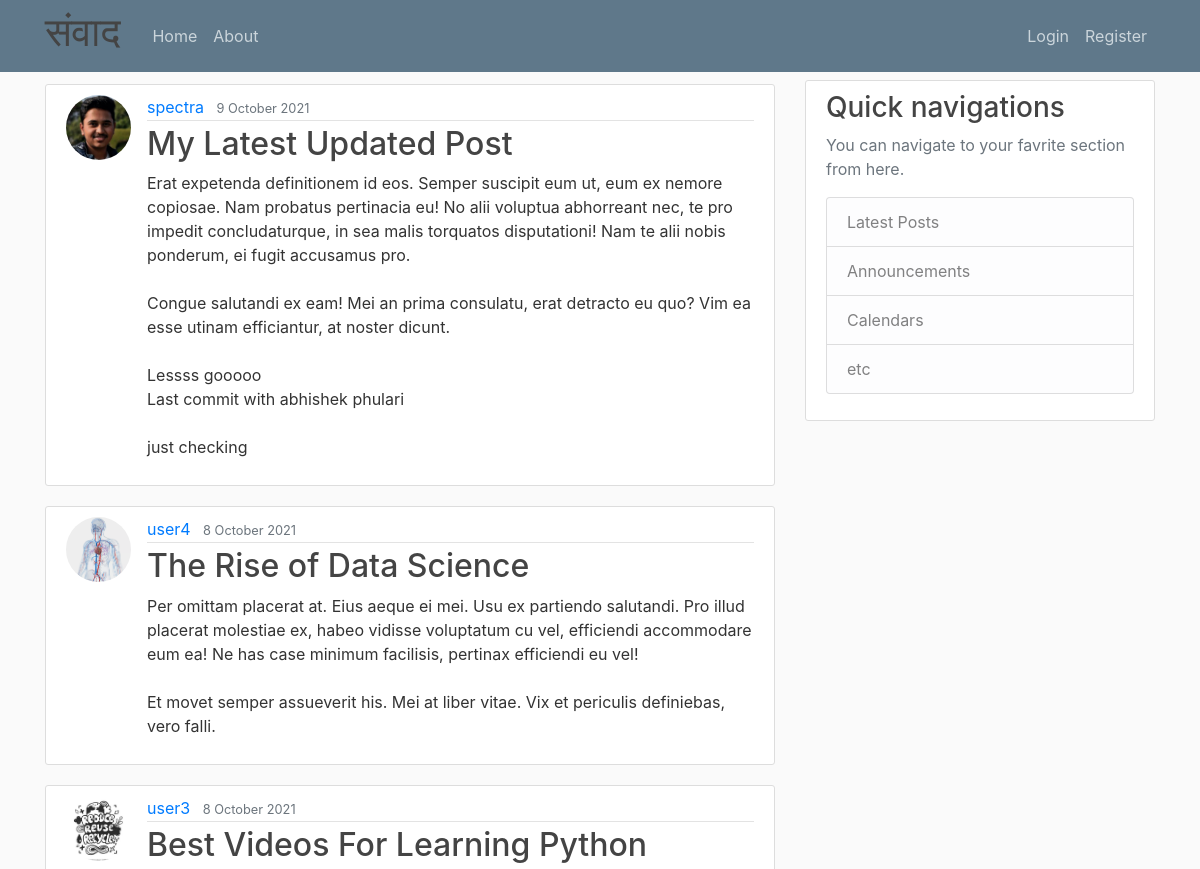
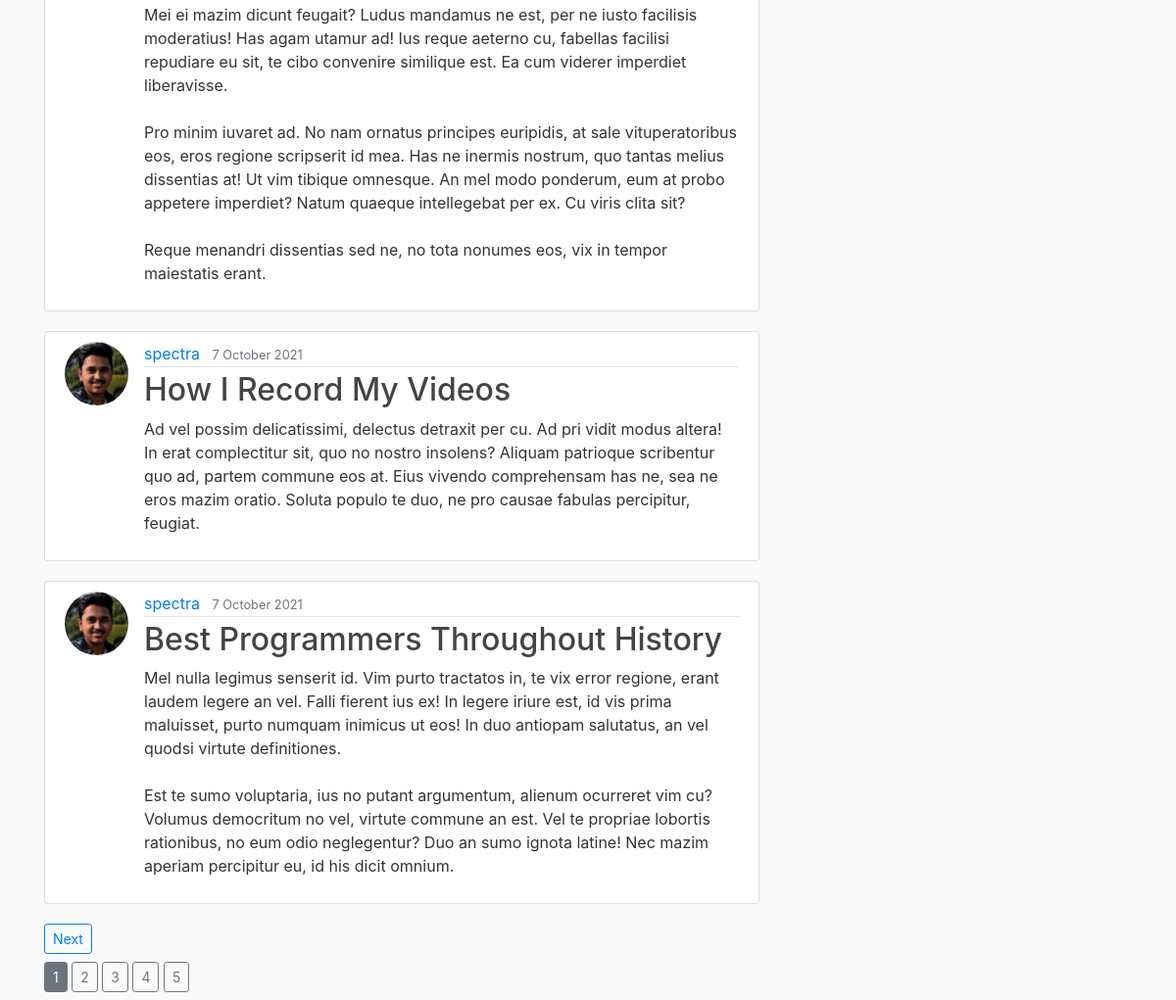
The page / on the database its author committed (2 pictures, top to bottom).
### blog/models.py (models this page shows, shortened)
class Post(models.Model):
    title = models.CharField(max_length=100)
    content = models.TextField()
    date_posted = models.DateTimeField(default=timezone.now)
    author = models.ForeignKey(User, on_delete=models.CASCADE)

### users/models.py (models this page shows, shortened)
class Profile(models.Model):
    user = models.OneToOneField(User, on_delete=models.CASCADE)
    image = models.ImageField(default='default.jpg', upload_to='profile_pics')

### blog/views.py (the view)
# urls.py: path('', PostListView.as_view(), name='blog-home'),
class PostListView(ListView):
    model = Post
    template_name = "blog/home.html"
    context_object_name= 'posts'
    ordering = ['-date_posted']
    paginate_by = 5

### blog/templates/blog/home.html (shortened to what this page needs)
 {% extends "blog/base.html" %}
{% block content %}
    {% for post in posts %}
<article class="media content-section mt-1">
    <img class="rounded-circle article-img" src="{{ post.author.profile.image.url }}">
  <div class="media-body">
    <div class="article-metadata">
      <a class="mr-2" href="{% url 'user-posts' post.author.username %}">{{ post.author }}</a>
      <small class="text-muted">{{ post.date_posted|date:"j F Y" }}</small>
    </div>
    <h2><a class="article-title" href="{% url 'post-detail' post.id %}">{{ post.title }}</a></h2>
    <p class="article-content">{{ post.content }}</p>
  </div>
</article>
    {% endfor %}
{% if is_paginated %}
    <div>
    {% if page_obj.has_next %}
    <a class="btn btn-outline-primary btn-sm mb-2" href="?page={{ page_obj.next_page_number}}">Next</a>
    {% endif %}
    </div>
    {% for num in page_obj.paginator.page_range %}
        {% if num == page_obj.number %}
        <a class="btn btn-secondary btn-sm mb-2" href="?page={{num}}">{{num}}</a>
        {% else %}
        <a class="btn btn-outline-secondary btn-sm mb-2" href="?page={{num}}">{{num}}</a>
        {% endif %}
    {% endfor %}
{% endif %}
{% endblock content %}

### blog/templates/blog/base.html (shortened to what this page needs)
{% load static %}
<!DOCTYPE html>
<html>
<head>
    <link rel="stylesheet" href="https://maxcdn.bootstrapcdn.com/bootstrap/4.0.0/css/bootstrap.min.css">
    <link rel="stylesheet" type="text/css" href="{% static 'blog/main.css' %}">
</head>
<body>
<header class="site-header">
  <nav class="navbar navbar-expand-md navbar-dark bg-steel fixed-top">
    <div class="container">
      <a class="mr-4" href="{% url 'blog-home' %}"><h1>संवाद</h1></a>
      <div class="collapse navbar-collapse" id="navbarToggle">
        <div class="navbar-nav mr-auto">
          <a class="nav-item nav-link" href="{% url 'blog-home' %}">Home</a>
          <a class="nav-item nav-link" href="{% url 'blog-about' %}">About</a>
        </div>
        <div class="navbar-nav">
            {% if user.is_authenticated %}
            <a class="btn btn-info " href="{% url 'post-new' %}">New Post</a>
            <a class="nav-item nav-link" href="{% url 'profile' %}">Profile</a>
            <a class="nav-item nav-link" href="{% url 'logout' %}">Logout</a>
            {% else %}
          <a class="nav-item nav-link" href="{% url 'login' %}">Login</a>
          <a class="nav-item nav-link" href="{% url 'register' %}">Register</a>
            {% endif %}
        </div>
      </div>
    </div>
  </nav>
</header>
<main role="main" class="container">
  <div class="row">
    <div class="col-md-8">
      {% block content %}{% endblock %}
    </div>
    <div class="col-md-4">
      <div class="content-section">
        <h3>Quick navigations</h3>
        <p class='text-muted'>You can navigate to your favrite section from here.
          <ul class="list-group">
            <li class="list-group-item list-group-item-light">Latest Posts</li>
            <li class="list-group-item list-group-item-light">Announcements</li>
            <li class="list-group-item list-group-item-light">Calendars</li>
            <li class="list-group-item list-group-item-light">etc</li>
          </ul>
        </p>
      </div>
    </div>
  </div>
</main>
</body>
</html>

### blog/static/blog/main.css (style rules this page uses)
body { background: #fafafa; color: #333333; margin-top: 5rem; }
h1, h2, h3, h4, h5, h6 { color: #444444; }
ul { margin: 0; }
.bg-steel { background-color: #5f788a; }
.site-header .navbar-nav .nav-link { color: #cbd5db; }
.content-section { background: #ffffff; padding: 10px 20px; border: 1px solid #dddddd; border-radius: 3px; margin-bottom: 20px; }
.article-title { color: #444444; }
.article-content { white-space: pre-line; }
.article-img { height: 65px; width: 65px; margin-right: 16px; }
.article-metadata { padding-bottom: 1px; margin-bottom: 4px; border-bottom: 1px solid #e3e3e3 }

### rows shown on the page
Post: author.profile.image (picture), author "spectra", date_posted "9 October 2021", title "My Latest Updated Post", content "Erat expetenda definitionem id eos. Semper suscipit eum ut, eum ex nemore copiosae. Nam probatus pertinacia eu! No alii voluptua abhorreant nec, te pro impedit concludaturque, in sea malis torquatos disputationi! Nam te alii nobis ponderum, ei fugit accusamus pro. Congue salutandi ex eam! Mei an prima consulatu, erat detracto eu quo? Vim ea esse utinam efficiantur, at noster dicunt. Lessss gooooo Last commit with abhishek phulari just checking"
Post: author.profile.image (picture), author "user4", date_posted "8 October 2021", title "The Rise of Data Science", content "Per omittam placerat at. Eius aeque ei mei. Usu ex partiendo salutandi. Pro illud placerat molestiae ex, habeo vidisse voluptatum cu vel, efficiendi accommodare eum ea! Ne has case minimum facilisis, pertinax efficiendi eu vel! Et movet semper assueverit his. Mei at liber vitae. Vix et periculis definiebas, vero falli."
Post: author.profile.image (picture), author "user3", date_posted "8 October 2021", title "Best Videos For Learning Python", content "Mei ei mazim dicunt feugait? Ludus mandamus ne est, per ne iusto facilisis moderatius! Has agam utamur ad! Ius reque aeterno cu, fabellas facilisi repudiare eu sit, te cibo convenire similique est. Ea cum viderer imperdiet liberavisse. Pro minim iuvaret ad. No nam ornatus principes euripidis, at sale vituperatoribus eos, eros regione scripserit id mea. Has ne inermis nostrum, quo tantas melius dissentias at! Ut vim tibique omnesque. An mel modo ponderum, eum at probo appetere imperdiet? Natum quaeque intellegebat per ex. Cu viris clita sit? Reque menandri dissentias sed ne, no tota nonumes eos, vix in tempor maiestatis erant."
Post: author.profile.image (picture), author "spectra", date_posted "7 October 2021", title "How I Record My Videos", content "Ad vel possim delicatissimi, delectus detraxit per cu. Ad pri vidit modus altera! In erat complectitur sit, quo no nostro insolens? Aliquam patrioque scribentur quo ad, partem commune eos at. Eius vivendo comprehensam has ne, sea ne eros mazim oratio. Soluta populo te duo, ne pro causae fabulas percipitur, feugiat."
Post: author.profile.image (picture), author "spectra", date_posted "7 October 2021", title "Best Programmers Throughout History", content "Mel nulla legimus senserit id. Vim purto tractatos in, te vix error regione, erant laudem legere an vel. Falli fierent ius ex! In legere iriure est, id vis prima maluisset, purto numquam inimicus ut eos! In duo antiopam salutatus, an vel quodsi virtute definitiones. Est te sumo voluptaria, ius no putant argumentum, alienum ocurreret vim cu? Volumus democritum no vel, virtute commune an est. Vel te propriae lobortis rationibus, no eum odio neglegentur? Duo an sumo ignota latine! Nec mazim aperiam percipitur eu, id his dicit omnium."

### other values the page prints
{{ num }} "1"
{{ num }} "2" "3" "4" "5"
